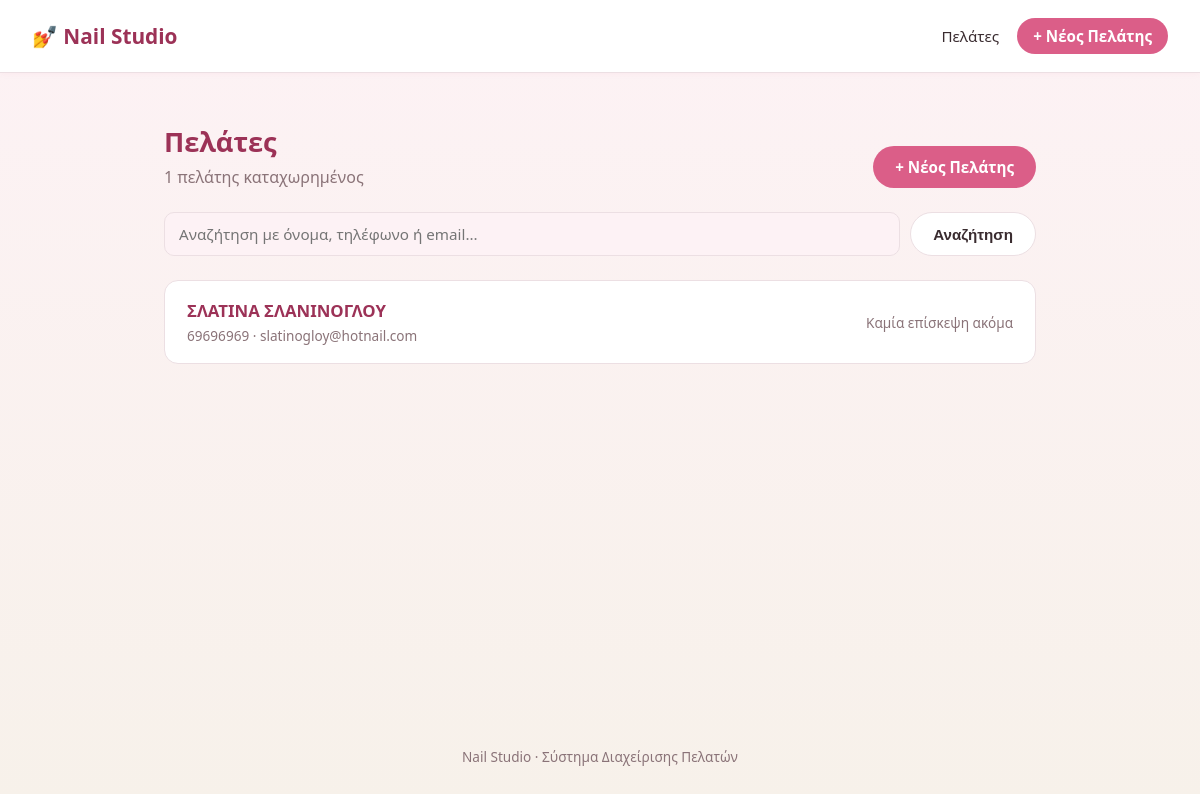
The page / on the database its author committed.
### tables this page shows
CREATE TABLE clients (
            id INTEGER PRIMARY KEY AUTOINCREMENT,
            full_name TEXT NOT NULL,
            phone TEXT,
            email TEXT,
            allergies TEXT,
            notes TEXT,
            created_at TEXT NOT NULL
        );

### app.py (the view)
@app.route("/")
def index():
    query = request.args.get("q", "").strip()
    conn = get_db()
    if query:
        clients = conn.execute(
            """SELECT * FROM clients
               WHERE full_name LIKE ? OR phone LIKE ? OR email LIKE ?
               ORDER BY full_name COLLATE NOCASE""",
            (f"%{query}%", f"%{query}%", f"%{query}%"),
        ).fetchall()
    else:
        clients = conn.execute(
            "SELECT * FROM clients ORDER BY full_name COLLATE NOCASE"
        ).fetchall()
    clients_with_last_visit = []
    for c in clients:
        last_visit = conn.execute(
            "SELECT visit_date, service FROM visits WHERE client_id = ? ORDER BY visit_date DESC LIMIT 1",
            (c["id"],),
        ).fetchone()
        clients_with_last_visit.append({"client": c, "last_visit": last_visit})
    conn.close()
    return render_template(
        "index.html", clients=clients_with_last_visit, query=query
    )

### app.py (called while the page is built)
def get_db():
    conn = sqlite3.connect(DB_PATH)
    conn.row_factory = sqlite3.Row
    conn.execute("PRAGMA foreign_keys = ON")
    return conn

### templates/index.html (shortened to what this page needs)
{% extends "base.html" %}
{% block content %}
<div class="page-header">
    <div>
        <h1>Πελάτες</h1>
        <p class="subtitle">{{ clients|length }} πελάτ{{ 'ης' if clients|length == 1 else 'ες' }} καταχωρημέν{{ 'ος' if clients|length == 1 else 'οι' }}</p>
    </div>
    <a href="{{ url_for('new_client') }}" class="btn btn-primary">+ Νέος Πελάτης</a>
</div>
<form method="get" action="{{ url_for('index') }}" class="search-bar">
    <input type="text" name="q" placeholder="Αναζήτηση με όνομα, τηλέφωνο ή email..." value="{{ query }}">
    <button type="submit" class="btn btn-secondary">Αναζήτηση</button>
</form>
{% if clients|length == 0 %}
    <div class="empty-state">
        <div class="icon">💅</div>
        {% if query %}
            <p>Δεν βρέθηκαν πελάτες για «{{ query }}».</p>
        {% else %}
            <p>Δεν υπάρχουν ακόμα πελάτες. Πρόσθεσε τον πρώτο σου πελάτη!</p>
        {% endif %}
    </div>
{% else %}
    <div class="client-list">
        {% for entry in clients %}
            {% set c = entry.client %}
            <a href="{{ url_for('client_detail', client_id=c.id) }}" class="client-card">
                <div>
                    <div class="client-name">{{ c.full_name }}</div>
                    <div class="client-meta">
                        {{ c.phone or '—' }}{% if c.email %} · {{ c.email }}{% endif %}
                    </div>
                </div>
                <div class="client-last-visit">
                    {% if entry.last_visit %}
                        <strong>{{ entry.last_visit.service }}</strong>
                        {{ entry.last_visit.visit_date }}
                    {% else %}
                        Καμία επίσκεψη ακόμα
                    {% endif %}
                </div>
            </a>
        {% endfor %}
    </div>
{% endif %}
{% endblock %}

### static/style.css (style rules this page uses)
:root { --pink-50: #fdf2f5; --pink-100: #fbe4ea; --pink-200: #f6c9d6; --pink-400: #e98bab; --pink-500: #db5e88; --pink-600: #c0436c; --pink-700: #9c3257; --nude-100: #f7f1ea; --gold: #c9a45c; --text: #3a2c30; --text-muted: #8a7378; --border: #ecdfe3; --white: #ffffff; --danger: #c0392b; --success: #2e7d4f; --radius: 14px; }
* { box-sizing: border-box; }
body { margin: 0; font-family: "Segoe UI", system-ui, -apple-system, sans-serif; background: linear-gradient(180deg, var(--pink-50) 0%, var(--nude-100) 100%); color: var(--text); min-height: 100vh; display: flex; flex-direction: column; }
h1 { font-size: 1.7rem; color: var(--pink-700); margin-bottom: 6px; }
.page-header { display: flex; justify-content: space-between; align-items: flex-end; flex-wrap: wrap; gap: 12px; margin-bottom: 24px; }
.subtitle { color: var(--text-muted); margin: 0; }
.search-bar { display: flex; gap: 10px; margin-bottom: 24px; }
.search-bar input[type="text"] { flex: 1; }
form { width: 100%; }
input[type="text"], input[type="email"], input[type="tel"], input[type="date"], input[type="number"], textarea, select { width: 100%; padding: 11px 14px; border: 1px solid var(--border); border-radius: 10px; font-size: 0.95rem; font-family: inherit; background: var(--pink-50); color: var(--text); transition: border-color 0.15s ease; }
.btn { padding: 11px 22px; border-radius: 999px; border: none; font-size: 0.95rem; font-weight: 600; cursor: pointer; text-decoration: none; display: inline-flex; align-items: center; justify-content: center; transition: background 0.15s ease, transform 0.1s ease; }
.btn-primary { background: var(--pink-500); color: var(--white); }
.btn-secondary { background: var(--white); color: var(--text); border: 1px solid var(--border); }
.client-list { display: flex; flex-direction: column; gap: 12px; }
.client-card { background: var(--white); border: 1px solid var(--border); border-radius: var(--radius); padding: 18px 22px; display: flex; justify-content: space-between; align-items: center; text-decoration: none; color: var(--text); transition: box-shadow 0.15s ease, transform 0.1s ease; }
.client-name { font-weight: 700; font-size: 1.05rem; color: var(--pink-700); }
.client-meta { color: var(--text-muted); font-size: 0.85rem; margin-top: 4px; }
.client-last-visit { text-align: right; font-size: 0.85rem; color: var(--text-muted); }

### rows shown on the page
clients: full_name "ΣΛΑΤΙΝΑ ΣΛΑΝΙΝΟΓΛΟΥ", phone "69696969", email "slatinogloy@hotnail.com"

### other values the page prints
{{ clients|length }} "1"
{{ 'ης' if clients|length == 1 else 'ες' }} "ης"
{{ 'ος' if clients|length == 1 else 'οι' }} "ος"
